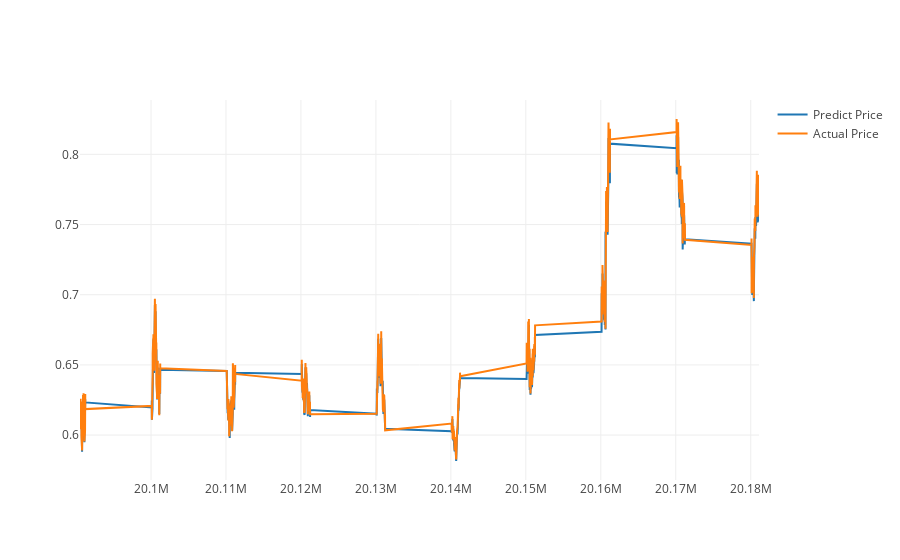

Notebook code for this chart:
### Code cell
actual_chart = go.Scatter(x=predictDates, y=testY_reshape, name= 'Actual Price')
predict_chart = go.Scatter(x=predictDates, y=yhat_reshape, name= 'Predict Price')
py.iplot([predict_chart, actual_chart])

### Figure 1 — Plotly figure (JSON) as saved in the notebook; plotly's stock layout.template omitted (floating-point values rounded to 4 significant figures; data arrays with more than 128 entries replaced by an {"elided": "..."} marker saying what was removed)
{"data": [{"name": "Predict Price", "type": "scatter", "uid": "ea85faa1-b396-4d1c-a76c-f9181a462e53", "x": {"elided": "2377 int values"}, "y": {"elided": "2377 float values"}}, {"name": "Actual Price", "type": "scatter", "uid": "68bd31ad-4789-4344-9309-0073608c74b8", "x": {"elided": "2377 int values"}, "y": {"elided": "2377 float values"}}], "layout": {}}
